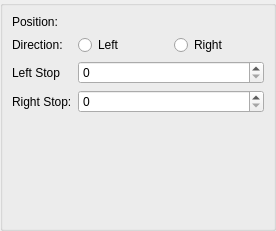
<?xml version="1.0" encoding="UTF-8"?>
<ui version="4.0">
 <class>ObjectEditWidget</class>
 <widget class="QGroupBox" name="ObjectEditWidget">
  <property name="geometry">
   <rect>
    <x>0</x>
    <y>0</y>
    <width>276</width>
    <height>231</height>
   </rect>
  </property>
  <layout class="QVBoxLayout" name="verticalLayout">
   <property name="leftMargin">
    <number>0</number>
   </property>
   <property name="topMargin">
    <number>0</number>
   </property>
   <property name="rightMargin">
    <number>0</number>
   </property>
   <property name="bottomMargin">
    <number>0</number>
   </property>
   <item>
    <widget class="QStackedWidget" name="stackedWidget">
     <property name="currentIndex">
      <number>7</number>
     </property>
     <widget class="QWidget" name="pagePlayer">
      <layout class="QFormLayout" name="formLayout">
       <item row="0" column="0">
        <widget class="QLabel" name="labelPosition">
         <property name="text">
          <string>Position:</string>
         </property>
         <property name="buddy">
          <cstring>coordinatesPlayer</cstring>
         </property>
        </widget>
       </item>
       <item row="1" column="0">
        <widget class="QLabel" name="labelPlayerHealth">
         <property name="text">
          <string>Health:</string>
         </property>
         <property name="buddy">
          <cstring>editPlayerHealth</cstring>
         </property>
        </widget>
       </item>
       <item row="1" column="1">
        <widget class="QSpinBox" name="editPlayerHealth">
         <property name="toolTip">
          <string>The player's starting health. Normally this is set to full health, 12.</string>
         </property>
         <property name="maximum">
          <number>255</number>
         </property>
        </widget>
       </item>
       <item row="0" column="1">
        <widget class="CoordinateWidget" name="coordinatesPlayer" native="true"/>
       </item>
      </layout>
     </widget>
     <widget class="QWidget" name="pageRobot">
      <layout class="QFormLayout" name="formLayout_2">
       <item row="0" column="0">
        <widget class="QLabel" name="labelRobotPosition">
         <property name="text">
          <string>Position:</string>
         </property>
         <property name="buddy">
          <cstring>coordinatesRobot</cstring>
         </property>
        </widget>
       </item>
       <item row="1" column="0">
        <widget class="QLabel" name="labelRobotHealth">
         <property name="text">
          <string>Health:</string>
         </property>
         <property name="buddy">
          <cstring>editRobotHealth</cstring>
         </property>
        </widget>
       </item>
       <item row="1" column="1">
        <widget class="QSpinBox" name="editRobotHealth">
         <property name="toolTip">
          <string>&lt;html&gt;&lt;head/&gt;&lt;body&gt;&lt;p&gt;The robot's health. Standard values are:&lt;/p&gt;
&lt;ul&gt;
&lt;li&gt;10 for hoverbots&lt;/li&gt;
&lt;li&gt;20 for rollerbots&lt;/li&gt;
&lt;li&gt;75 for evilbots&lt;/li&gt;
&lt;/ul&gt;&lt;/body&gt;&lt;/html&gt;</string>
         </property>
         <property name="maximum">
          <number>255</number>
         </property>
        </widget>
       </item>
       <item row="2" column="0">
        <widget class="QLabel" name="labelRobotType">
         <property name="text">
          <string>Type:</string>
         </property>
         <property name="buddy">
          <cstring>comboRobotType</cstring>
         </property>
        </widget>
       </item>
       <item row="2" column="1">
        <widget class="QComboBox" name="comboRobotType"/>
       </item>
       <item row="0" column="1">
        <widget class="CoordinateWidget" name="coordinatesRobot" native="true"/>
       </item>
      </layout>
     </widget>
     <widget class="QWidget" name="pageWeapon">
      <layout class="QFormLayout" name="formLayout_3">
       <item row="0" column="0">
        <widget class="QLabel" name="labelWeaponPosition">
         <property name="text">
          <string>Position:</string>
         </property>
         <property name="buddy">
          <cstring>coordinatesWeapon</cstring>
         </property>
        </widget>
       </item>
       <item row="1" column="0">
        <widget class="QLabel" name="labelWeaponType">
         <property name="text">
          <string>Type:</string>
         </property>
         <property name="buddy">
          <cstring>comboWeaponType</cstring>
         </property>
        </widget>
       </item>
       <item row="1" column="1">
        <widget class="QComboBox" name="comboWeaponType"/>
       </item>
       <item row="2" column="0">
        <widget class="QLabel" name="labelWeaponAmount">
         <property name="text">
          <string>Amount:</string>
         </property>
         <property name="buddy">
          <cstring>editWeaponAmount</cstring>
         </property>
        </widget>
       </item>
       <item row="2" column="1">
        <widget class="QSpinBox" name="editWeaponAmount"/>
       </item>
       <item row="3" column="0">
        <widget class="QLabel" name="labelWeaponContainerSize">
         <property name="text">
          <string>Container Size:</string>
         </property>
         <property name="buddy">
          <cstring>editWeaponContainerWidth</cstring>
         </property>
        </widget>
       </item>
       <item row="3" column="1">
        <layout class="QHBoxLayout" name="horizontalLayout_7">
         <item>
          <widget class="QSpinBox" name="editWeaponContainerWidth">
           <property name="toolTip">
            <string>&lt;html&gt;&lt;head/&gt;&lt;body&gt;&lt;p&gt;Making the container size larger than 1/1 means that searching &amp;lt;i&amp;gt;any&amp;lt;/i&amp;gt; of several tiles let's the player find the item. Use this when placing an item in large objects like desks or beds, so that th player doesn't have to search every single tile of the object.&lt;/p&gt;&lt;/body&gt;&lt;/html&gt;</string>
           </property>
           <property name="minimum">
            <number>1</number>
           </property>
           <property name="maximum">
            <number>128</number>
           </property>
          </widget>
         </item>
         <item>
          <widget class="QSpinBox" name="editWeaponContainerHeight">
           <property name="toolTip">
            <string>&lt;html&gt;&lt;head/&gt;&lt;body&gt;&lt;p&gt;Making the container size larger than 1/1 means that searching &amp;lt;i&amp;gt;any&amp;lt;/i&amp;gt; of several tiles let's the player find the item. Use this when placing an item in large objects like desks or beds, so that th player doesn't have to search every single tile of the object.&lt;/p&gt;&lt;/body&gt;&lt;/html&gt;</string>
           </property>
           <property name="minimum">
            <number>1</number>
           </property>
           <property name="maximum">
            <number>64</number>
           </property>
          </widget>
         </item>
        </layout>
       </item>
       <item row="0" column="1">
        <widget class="CoordinateWidget" name="coordinatesWeapon" native="true"/>
       </item>
      </layout>
     </widget>
     <widget class="QWidget" name="pageDoor">
      <layout class="QFormLayout" name="formLayout_4">
       <item row="0" column="0">
        <widget class="QLabel" name="labelDoorPosition">
         <property name="text">
          <string>Position:</string>
         </property>
         <property name="buddy">
          <cstring>coordinatesDoor</cstring>
         </property>
        </widget>
       </item>
       <item row="1" column="0">
        <widget class="QLabel" name="labelDoorOrientation">
         <property name="text">
          <string>Orientation:</string>
         </property>
         <property name="buddy">
          <cstring>comboDoorOrientation</cstring>
         </property>
        </widget>
       </item>
       <item row="1" column="1">
        <widget class="QComboBox" name="comboDoorOrientation">
         <item>
          <property name="text">
           <string>Horizontal</string>
          </property>
         </item>
         <item>
          <property name="text">
           <string>Vertical</string>
          </property>
         </item>
        </widget>
       </item>
       <item row="2" column="0">
        <widget class="QLabel" name="labelDoorState">
         <property name="text">
          <string>State:</string>
         </property>
         <property name="buddy">
          <cstring>comboDoorState</cstring>
         </property>
        </widget>
       </item>
       <item row="2" column="1">
        <widget class="QComboBox" name="comboDoorState">
         <item>
          <property name="text">
           <string>Opening (A)</string>
          </property>
         </item>
         <item>
          <property name="text">
           <string>Opening (B)</string>
          </property>
         </item>
         <item>
          <property name="text">
           <string>Open</string>
          </property>
         </item>
         <item>
          <property name="text">
           <string>Closing (A)</string>
          </property>
         </item>
         <item>
          <property name="text">
           <string>Closing (B)</string>
          </property>
         </item>
         <item>
          <property name="text">
           <string>Closed</string>
          </property>
         </item>
        </widget>
       </item>
       <item row="3" column="0">
        <widget class="QLabel" name="labelDoorLock">
         <property name="text">
          <string>Lock:</string>
         </property>
         <property name="buddy">
          <cstring>comboDoorLock</cstring>
         </property>
        </widget>
       </item>
       <item row="3" column="1">
        <widget class="QComboBox" name="comboDoorLock">
         <item>
          <property name="text">
           <string>Unlocked</string>
          </property>
         </item>
         <item>
          <property name="text">
           <string>Locked, ♠ (Spade)</string>
          </property>
         </item>
         <item>
          <property name="text">
           <string>Locked, ♥ (Heart)</string>
          </property>
         </item>
         <item>
          <property name="text">
           <string>Locked, ✷ (Star)</string>
          </property>
         </item>
        </widget>
       </item>
       <item row="0" column="1">
        <widget class="CoordinateWidget" name="coordinatesDoor" native="true"/>
       </item>
      </layout>
     </widget>
     <widget class="QWidget" name="pageKey">
      <layout class="QFormLayout" name="formLayout_5">
       <item row="0" column="0">
        <widget class="QLabel" name="labelKeyPosition">
         <property name="text">
          <string>Position:</string>
         </property>
         <property name="buddy">
          <cstring>coordinatesKey</cstring>
         </property>
        </widget>
       </item>
       <item row="1" column="0">
        <widget class="QLabel" name="label">
         <property name="text">
          <string>Unlocks:</string>
         </property>
        </widget>
       </item>
       <item row="1" column="1">
        <layout class="QHBoxLayout" name="horizontalLayout_6" stretch="0,0,0">
         <item>
          <widget class="QRadioButton" name="radioKeySpade">
           <property name="toolTip">
            <string>Spade</string>
           </property>
           <property name="text">
            <string>♠</string>
           </property>
          </widget>
         </item>
         <item>
          <widget class="QRadioButton" name="radioKeyHeart">
           <property name="toolTip">
            <string>Heart</string>
           </property>
           <property name="text">
            <string>♥</string>
           </property>
          </widget>
         </item>
         <item>
          <widget class="QRadioButton" name="radioKeyStar">
           <property name="toolTip">
            <string>Heart</string>
           </property>
           <property name="text">
            <string>✷</string>
           </property>
          </widget>
         </item>
        </layout>
       </item>
       <item row="0" column="1">
        <widget class="CoordinateWidget" name="coordinatesKey" native="true"/>
       </item>
      </layout>
     </widget>
     <widget class="QWidget" name="pageTrashCompactor">
      <layout class="QFormLayout" name="formLayout_6">
       <item row="0" column="0">
        <widget class="QLabel" name="labelTrashCompactorPosition">
         <property name="text">
          <string>Position:</string>
         </property>
         <property name="buddy">
          <cstring>coordinatesTrashCompactor</cstring>
         </property>
        </widget>
       </item>
       <item row="0" column="1">
        <widget class="CoordinateWidget" name="coordinatesTrashCompactor" native="true"/>
       </item>
      </layout>
     </widget>
     <widget class="QWidget" name="pageElevator">
      <layout class="QFormLayout" name="formLayout_7">
       <item row="0" column="0">
        <widget class="QLabel" name="labelElevatorPosition">
         <property name="text">
          <string>Position:</string>
         </property>
         <property name="buddy">
          <cstring>coordinatesElevator</cstring>
         </property>
        </widget>
       </item>
       <item row="1" column="0">
        <widget class="QLabel" name="labelElevatorState">
         <property name="text">
          <string>State:</string>
         </property>
         <property name="buddy">
          <cstring>comboElevatorState</cstring>
         </property>
        </widget>
       </item>
       <item row="1" column="1">
        <widget class="QComboBox" name="comboElevatorState">
         <item>
          <property name="text">
           <string>Opening (A)</string>
          </property>
         </item>
         <item>
          <property name="text">
           <string>Opening (B)</string>
          </property>
         </item>
         <item>
          <property name="text">
           <string>Open</string>
          </property>
         </item>
         <item>
          <property name="text">
           <string>Closing (A)</string>
          </property>
         </item>
         <item>
          <property name="text">
           <string>Closing (B)</string>
          </property>
         </item>
         <item>
          <property name="text">
           <string>Closed</string>
          </property>
         </item>
        </widget>
       </item>
       <item row="2" column="0">
        <widget class="QLabel" name="labelElevatorFloor">
         <property name="text">
          <string>Floor:</string>
         </property>
         <property name="buddy">
          <cstring>editElevatorFloor</cstring>
         </property>
        </widget>
       </item>
       <item row="2" column="1">
        <widget class="QSpinBox" name="editElevatorFloor">
         <property name="minimum">
          <number>1</number>
         </property>
         <property name="maximum">
          <number>5</number>
         </property>
        </widget>
       </item>
       <item row="3" column="1">
        <widget class="QSpinBox" name="editElevatorTotalFloors">
         <property name="minimum">
          <number>1</number>
         </property>
         <property name="maximum">
          <number>5</number>
         </property>
        </widget>
       </item>
       <item row="3" column="0">
        <widget class="QLabel" name="labelElevatorTotalFloors">
         <property name="text">
          <string>Total Floors:</string>
         </property>
         <property name="buddy">
          <cstring>editElevatorTotalFloors</cstring>
         </property>
        </widget>
       </item>
       <item row="0" column="1">
        <widget class="CoordinateWidget" name="coordinatesElevator" native="true"/>
       </item>
      </layout>
     </widget>
     <widget class="QWidget" name="pageRaft">
      <layout class="QFormLayout" name="formLayout_8">
       <item row="0" column="0">
        <widget class="QLabel" name="labelRaftPosition">
         <property name="text">
          <string>Position:</string>
         </property>
         <property name="buddy">
          <cstring>coordinatesRaft</cstring>
         </property>
        </widget>
       </item>
       <item row="0" column="1">
        <widget class="CoordinateWidget" name="coordinatesRaft" native="true"/>
       </item>
       <item row="1" column="0">
        <widget class="QLabel" name="labelRaftDirection">
         <property name="text">
          <string>Direction:</string>
         </property>
        </widget>
       </item>
       <item row="1" column="1">
        <layout class="QHBoxLayout" name="horizontalLayout_11" stretch="0,0">
         <item>
          <widget class="QRadioButton" name="radioRaftDirectionLeft">
           <property name="text">
            <string>Left</string>
           </property>
          </widget>
         </item>
         <item>
          <widget class="QRadioButton" name="radioRaftDirectionRight">
           <property name="text">
            <string>Right</string>
           </property>
          </widget>
         </item>
        </layout>
       </item>
       <item row="2" column="0">
        <widget class="QLabel" name="labelRaftLeftTurnaround">
         <property name="text">
          <string>Left Stop</string>
         </property>
         <property name="buddy">
          <cstring>editRaftLeftTurnaround</cstring>
         </property>
        </widget>
       </item>
       <item row="2" column="1">
        <widget class="QSpinBox" name="editRaftLeftTurnaround">
         <property name="toolTip">
          <string>&lt;html&gt;&lt;head/&gt;&lt;body&gt;&lt;p&gt;The left-most x-coordinate of the raft, at which point it turns around.&lt;/p&gt;&lt;/body&gt;&lt;/html&gt;</string>
         </property>
         <property name="maximum">
          <number>127</number>
         </property>
        </widget>
       </item>
       <item row="3" column="0">
        <widget class="QLabel" name="labelRaftRightTurnaround">
         <property name="text">
          <string>Right Stop:</string>
         </property>
         <property name="buddy">
          <cstring>editRaftRightTurnaround</cstring>
         </property>
        </widget>
       </item>
       <item row="3" column="1">
        <widget class="QSpinBox" name="editRaftRightTurnaround">
         <property name="toolTip">
          <string>&lt;html&gt;&lt;head/&gt;&lt;body&gt;&lt;p&gt;The right-most x-coordinate of the raft, at which point it turns around.&lt;/p&gt;&lt;/body&gt;&lt;/html&gt;</string>
         </property>
         <property name="maximum">
          <number>127</number>
         </property>
        </widget>
       </item>
      </layout>
     </widget>
     <widget class="QWidget" name="pageTransporter">
      <layout class="QFormLayout" name="formLayout_9">
       <item row="0" column="0">
        <widget class="QLabel" name="labelTransporterPosition">
         <property name="text">
          <string>Position:</string>
         </property>
         <property name="buddy">
          <cstring>coordinatesTransporter</cstring>
         </property>
        </widget>
       </item>
       <item row="1" column="0">
        <widget class="QLabel" name="labelTransporterMode">
         <property name="text">
          <string>Disable:</string>
         </property>
        </widget>
       </item>
       <item row="1" column="1">
        <widget class="QCheckBox" name="checkTransporterDisable">
         <property name="text">
          <string>While robots live</string>
         </property>
        </widget>
       </item>
       <item row="2" column="0">
        <widget class="QLabel" name="labelTransporterTarget">
         <property name="text">
          <string>Destination:</string>
         </property>
        </widget>
       </item>
       <item row="2" column="1">
        <widget class="QRadioButton" name="radioTransporterEOL">
         <property name="text">
          <string>End of map</string>
         </property>
        </widget>
       </item>
       <item row="3" column="1">
        <widget class="QRadioButton" name="radioTransporterCoordinates">
         <property name="text">
          <string>Coordinates</string>
         </property>
        </widget>
       </item>
       <item row="4" column="0">
        <widget class="QLabel" name="LabelTransporterCoordinates">
         <property name="text">
          <string>Coordinates:</string>
         </property>
         <property name="buddy">
          <cstring>coordinatesTransporterDest</cstring>
         </property>
        </widget>
       </item>
       <item row="0" column="1">
        <widget class="CoordinateWidget" name="coordinatesTransporter" native="true"/>
       </item>
       <item row="4" column="1">
        <widget class="CoordinateWidget" name="coordinatesTransporterDest" native="true"/>
       </item>
      </layout>
     </widget>
    </widget>
   </item>
  </layout>
 </widget>
 <customwidgets>
  <customwidget>
   <class>CoordinateWidget</class>
   <extends>QWidget</extends>
   <header>coordinatewidget.h</header>
   <container>1</container>
  </customwidget>
 </customwidgets>
 <resources/>
 <connections/>
</ui>
